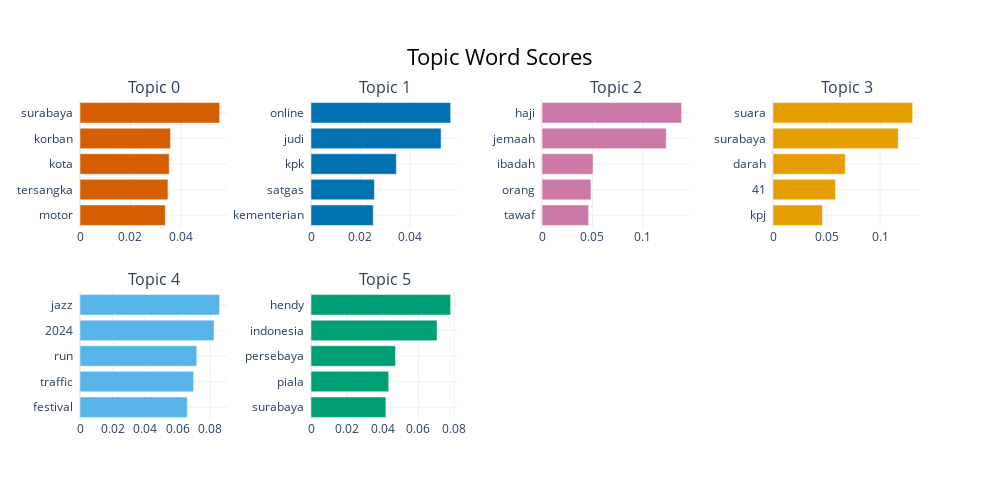

Notebook code for this chart:
### Code cell
topic_model.visualize_barchart(top_n_topics=10)

### Figure 1 — Plotly figure (JSON) as saved in the notebook; plotly's stock layout.template omitted (floating-point values rounded to 4 significant figures)
{"data": [{"marker": {"color": "#D55E00"}, "orientation": "h", "type": "bar", "x": [0.0338, 0.03487, 0.03537, 0.03587, 0.05537], "xaxis": "x", "y": ["motor  ", "tersangka  ", "kota  ", "korban  ", "surabaya  "], "yaxis": "y"}, {"marker": {"color": "#0072B2"}, "orientation": "h", "type": "bar", "x": [0.02518, 0.02563, 0.03451, 0.05262, 0.05649], "xaxis": "x2", "y": ["kementerian  ", "satgas  ", "kpk  ", "judi  ", "online  "], "yaxis": "y2"}, {"marker": {"color": "#CC79A7"}, "orientation": "h", "type": "bar", "x": [0.04628, 0.04853, 0.05063, 0.1233, 0.1385], "xaxis": "x3", "y": ["tawaf  ", "orang  ", "ibadah  ", "jemaah  ", "haji  "], "yaxis": "y3"}, {"marker": {"color": "#E69F00"}, "orientation": "h", "type": "bar", "x": [0.04614, 0.05837, 0.06748, 0.1169, 0.1304], "xaxis": "x4", "y": ["kpj  ", "41  ", "darah  ", "surabaya  ", "suara  "], "yaxis": "y4"}, {"marker": {"color": "#56B4E9"}, "orientation": "h", "type": "bar", "x": [0.0659, 0.0698, 0.07175, 0.08237, 0.08579], "xaxis": "x5", "y": ["festival  ", "traffic  ", "run  ", "2024  ", "jazz  "], "yaxis": "y5"}, {"marker": {"color": "#009E73"}, "orientation": "h", "type": "bar", "x": [0.04182, 0.04338, 0.04717, 0.07038, 0.07799], "xaxis": "x6", "y": ["surabaya  ", "piala  ", "persebaya  ", "indonesia  ", "hendy  "], "yaxis": "y6"}], "layout": {"annotations": [{"font": {"size": 16}, "showarrow": false, "text": "Topic 0", "x": 0.0875, "xanchor": "center", "xref": "paper", "y": 1, "yanchor": "bottom", "yref": "paper"}, {"font": {"size": 16}, "showarrow": false, "text": "Topic 1", "x": 0.3625, "xanchor": "center", "xref": "paper", "y": 1, "yanchor": "bottom", "yref": "paper"}, {"font": {"size": 16}, "showarrow": false, "text": "Topic 2", "x": 0.6375, "xanchor": "center", "xref": "paper", "y": 1, "yanchor": "bottom", "yref": "paper"}, {"font": {"size": 16}, "showarrow": false, "text": "Topic 3", "x": 0.9125, "xanchor": "center", "xref": "paper", "y": 1, "yanchor": "bottom", "yref": "paper"}, {"font": {"size": 16}, "showarrow": false, "text": "Topic 4", "x": 0.0875, "xanchor": "center", "xref": "paper", "y": 0.4, "yanchor": "bottom", "yref": "paper"}, {"font": {"size": 16}, "showarrow": false, "text": "Topic 5", "x": 0.3625, "xanchor": "center", "xref": "paper", "y": 0.4, "yanchor": "bottom", "yref": "paper"}], "height": 500, "hoverlabel": {"bgcolor": "white", "font": {"family": "Rockwell", "size": 16}}, "showlegend": false, "title": {"font": {"color": "Black", "size": 22}, "text": "Topic Word Scores", "x": 0.5, "xanchor": "center", "yanchor": "top"}, "width": 1000, "xaxis": {"anchor": "y", "domain": [0, 0.175], "showgrid": true}, "xaxis2": {"anchor": "y2", "domain": [0.275, 0.45], "showgrid": true}, "xaxis3": {"anchor": "y3", "domain": [0.55, 0.725], "showgrid": true}, "xaxis4": {"anchor": "y4", "domain": [0.825, 1], "showgrid": true}, "xaxis5": {"anchor": "y5", "domain": [0, 0.175], "showgrid": true}, "xaxis6": {"anchor": "y6", "domain": [0.275, 0.45], "showgrid": true}, "xaxis7": {"anchor": "y7", "domain": [0.55, 0.725], "showgrid": true}, "xaxis8": {"anchor": "y8", "domain": [0.825, 1], "showgrid": true}, "yaxis": {"anchor": "x", "domain": [0.6, 1], "showgrid": true}, "yaxis2": {"anchor": "x2", "domain": [0.6, 1], "showgrid": true}, "yaxis3": {"anchor": "x3", "domain": [0.6, 1], "showgrid": true}, "yaxis4": {"anchor": "x4", "domain": [0.6, 1], "showgrid": true}, "yaxis5": {"anchor": "x5", "domain": [0, 0.4], "showgrid": true}, "yaxis6": {"anchor": "x6", "domain": [0, 0.4], "showgrid": true}, "yaxis7": {"anchor": "x7", "domain": [0, 0.4], "showgrid": true}, "yaxis8": {"anchor": "x8", "domain": [0, 0.4], "showgrid": true}}}
